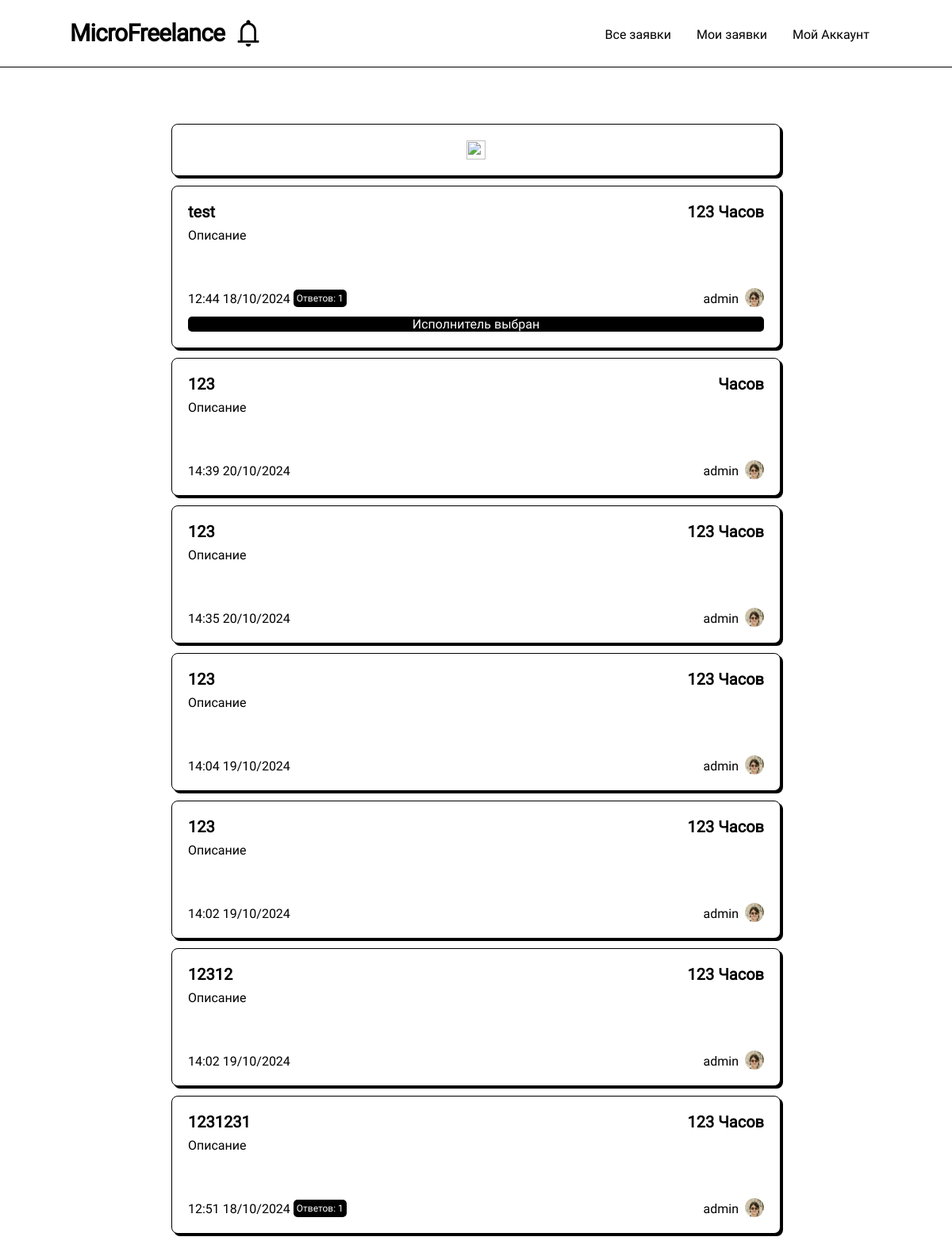
The app's page /my-tasks (signed in), older data.
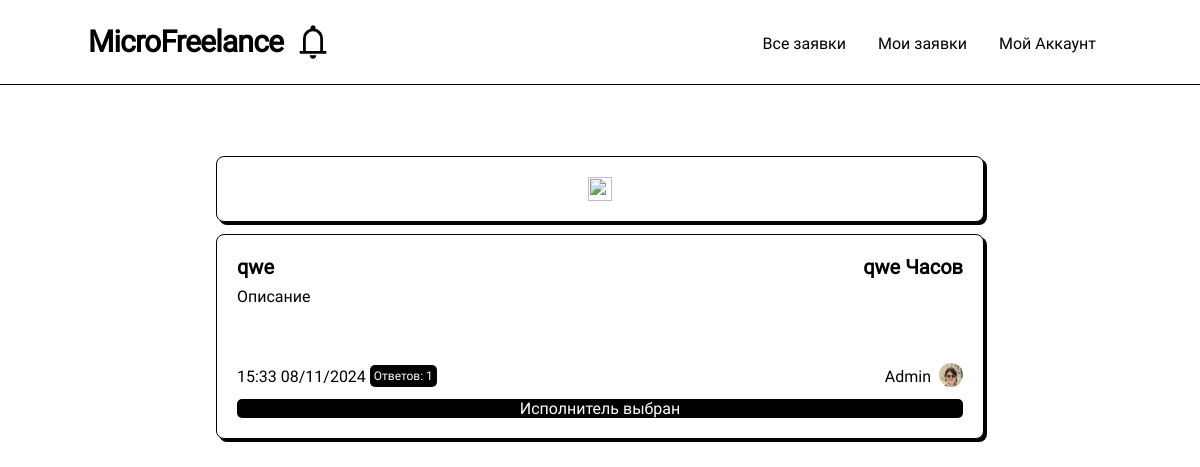
The same page, newer data.
### models.py (models this page shows, shortened)
class Post(db.Model):
    __table_name__ = "posts"
    id: Mapped[int]                         = mapped_column(primary_key=True)
    title: Mapped[str]                      = mapped_column(String(64))
    data: Mapped[str]                       = mapped_column(String(256))
    data_text: Mapped[str]                  = mapped_column(String(256))
    coast: Mapped[str]                      = mapped_column(String(64))
    currency: Mapped[str]                   = mapped_column(String(64))
    author_id: Mapped[int]                  = mapped_column(ForeignKey(User.id))
    create_date: Mapped[datetime.datetime]  = mapped_column(DateTime(timezone=True), server_default=func.now())
    update_date: Mapped[datetime.datetime]  = mapped_column(DateTime(timezone=True), server_default=func.now())
    selected: Mapped[bool]                  = mapped_column(default=False)
    selected_date: Mapped[Optional[datetime.datetime]] = mapped_column(DateTime(timezone=True))
    archived: Mapped[bool]                  = mapped_column(default=False)
    archived_date: Mapped[Optional[datetime.datetime]] = mapped_column(DateTime(timezone=True))
    selected_respond_author_id: Mapped[Optional[int]] = mapped_column()
    respond: Mapped[list["PostRespond"]]    = relationship(back_populates="post", cascade="all, delete")
    author: Mapped["User"] = relationship()

class User(UserMixin, db.Model):
    __table_name__ = "users"
    id: Mapped[int]                         = mapped_column(primary_key=True)
    login: Mapped[str]                      = mapped_column(String(64), index=True, unique=True)
    password_hash: Mapped[Optional[str]]    = mapped_column(String(256))
    name: Mapped[Optional[str]]             = mapped_column(String(64))
    aboutme: Mapped[Optional[str]]          = mapped_column(String(256))
    contact_info: Mapped[Optional[str]]     = mapped_column(String(256))
    account_type: Mapped[str]               = mapped_column(String(256), default='student')
    def check_role(self, roles: list[str]) -> bool:
        if type(roles) is str:
            return self.account_type == roles
        return self.account_type in roles

### routes.py (the view, shortened to what this page needs)
@app.route('/my-tasks/<filter>')
@app.route('/my-tasks/')
@app.route('/my-tasks')
@login_required
def my_tasks(filter = None):
    if current_user.check_role(['admin', 'teacher']):
        query = sa.select(Post)                         \
            .where(Post.author_id == current_user.id)   \
            .where(Post.archived == False)              \
            .order_by(Post.selected.desc(), Post.update_date.desc())
    tasks = list(db.session.scalars(query))
    if current_user.check_role(['admin', 'teacher']):
        for task in tasks:
            respond_count = sa.select(func.count('*')).where(PostRespond.post_id == task.id)
            task.respond_count = db.session.scalar(respond_count)
    return render_template('post_list.html', tasks = tasks, create_new = True, null_message='У вас нету обьявлений')

### models.py (called while the page is built)
@login.user_loader
def load_user(id):
  return db.session.get(User, int(id))

### routes.py (called while the page is built)
def render_template(*args, **kwargs):
    kwargs['current_user'] = current_user
    return base_render_teplate(*args, **kwargs)

### templates/post_list.html (shortened to what this page needs)
{% extends 'base/base.html' %}
{% block content %}
<div class="list">
    {% if create_new and current_user.account_type in ["admin", "teacher"]%}
    <a href="/create-post" class="create_post">
            <div class="post">
                <img src="/static/icons/add.svg" class="icon">
            </div>
    </a>
    {% endif %}
    {% for task in tasks %}
        <a href="/post/{{ task.id }}">
            <div class="post">
                <div class="top-line">
                    <p class="title"> {{ task.title }} </p>
                    <p class="coast">{{ task.coast  }} {{ task.currency }}</p>
                </div>
                <p class="about">{{ task.data_text|truncate(150) }}</p>
                <div class="bottom-line">
                    <div class="date-author">
                        <p class="date">
                            {{ task.create_date.strftime("%H:%M %d/%m/%Y")}}
                            {% if task.respond_count %}
                                <span>Ответов: {{task.respond_count}}</span>
                            {% endif %}
                        </p>
                        <div class="author">
                            <p class="name">{{ task.author.name }}</p>
                            <img class="avatar" src="{{ url_for('static', filename='avatars/' + task.author.login + '.webp') }}"
                            onerror="this.src='/static/avatars/placeholder.svg'">
                        </div>
                    </div>
                </div>
                {% if task.selected %}
                    <div class="selected">
                        <span> Исполнитель выбран</span>
                    </div>
                {% endif %}
            </div>
        </a>
    {% endfor %}
</div>
{% endblock %}

Row changes from the older to the newer data that the page shows:
removed Post: title "test", coast "123", currency "Часов", data_text "Описание", create_date "12:44 18/10/2024", respond_count "1", author.name "admin", login (picture), selected "Исполнитель выбран"
removed Post: title "123", currency "Часов", data_text "Описание", create_date "14:39 20/10/2024", author.name "admin", login (picture)
removed Post: title "123", coast "123", currency "Часов", data_text "Описание", create_date "14:35 20/10/2024", author.name "admin", login (picture)
removed Post: title "123", coast "123", currency "Часов", data_text "Описание", create_date "14:04 19/10/2024", author.name "admin", login (picture)
removed Post: title "123", coast "123", currency "Часов", data_text "Описание", create_date "14:02 19/10/2024", author.name "admin", login (picture)
removed Post: title "12312", coast "123", currency "Часов", data_text "Описание", create_date "14:02 19/10/2024", author.name "admin", login (picture)
removed Post: title "1231231", coast "123", currency "Часов", data_text "Описание", create_date "12:51 18/10/2024", respond_count "1", author.name "admin", login (picture)
added Post: title "qwe", coast "qwe", currency "Часов", data_text "Описание", create_date "15:33 08/11/2024", respond_count "1", author.name "Admin", login (picture), selected "Исполнитель выбран"
